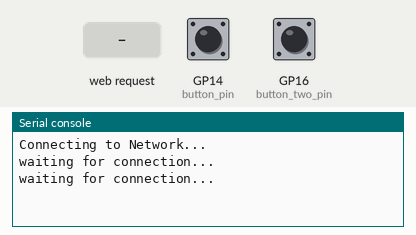
Simulated run of this program. Board: Raspberry Pi Pico running MicroPython. Parts: the last lines printed to the serial console. The inputs (shaded band) are chosen by the test bench; at power-on: GP14 (button_pin) HIGH, GP16 (button_two_pin) HIGH. WiFi joins after 1.5 s.

Above: at 1.2 s.
1.3 s: GP14 (button_pin) pulled LOW for 0.15 s
At 1.9 s:
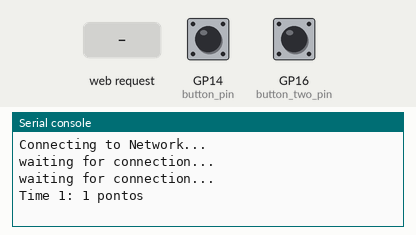
3.5 s: HTTP request GET / received
At 4.7 s:
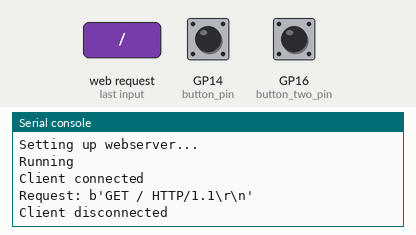
5.0 s: GP16 (button_two_pin) pulled LOW for 0.15 s
At 6.0 s:
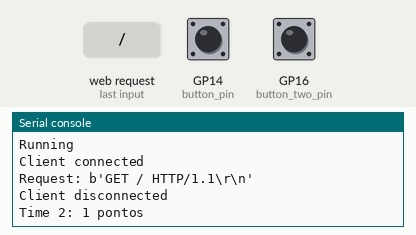
6.6 s: GP14 (button_pin) pulled LOW for 1 s
At 7.2 s:
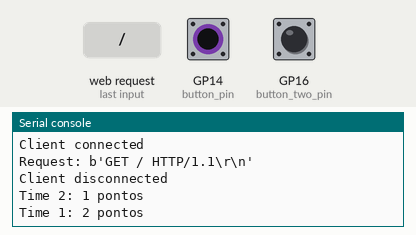
9.1 s: GP16 (button_two_pin) pulled LOW for 1 s
At 10.3 s:
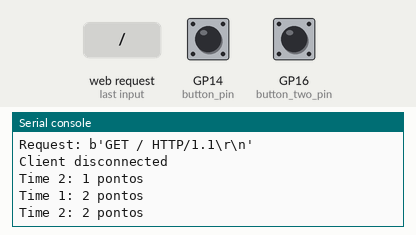

Measured:
- after the input at 1.3 s, the serial console: prints a new line at once (image 1)
- after the input at 3.5 s, the serial console: prints a new line at once (image 2)
- after the input at 5.0 s, the serial console: prints a new line at once (image 3)
- after the input at 6.6 s, the serial console: prints a new line at once (image 4)
- after the input at 9.1 s, the serial console: prints a new line at once (image 5)

The program:

score.py
```python
import network
import socket
import time
import utime

from machine import Pin
import uasyncio as asyncio

button_presses = 0
last_time = 0
old_presses = 0

second_button_presses = 0
second_last_time = 0
second_old_presses = 0

button_pin = machine.Pin(14, machine.Pin.IN, machine.Pin.PULL_UP)
button_two_pin = machine.Pin(16, machine.Pin.IN, machine.Pin.PULL_UP)

ssid = 'ssid'
password = 'password'

def webpage(score, second):

    html = """ <html>
    <head>
    </head>
    <body>
    <center>
    <h1>Time 1: {0}</h1>
    <h1>Time 2: {1}</h1>
    </center>
    </body>
    <script>
            setInterval(() => location.reload(), 500)
        </script>
    </html> """.format(score, second)
    return str(html)

wlan = network.WLAN(network.STA_IF)

def button_pressed_handler(pin):
    global button_presses, last_time, old_presses
    new_time = utime.ticks_ms()

    if (new_time - last_time) > 200:
        button_presses +=1
        last_time = new_time

    if button_presses != old_presses:
        print('Time 1: ' + str(button_presses) + ' pontos')
        old_presses = button_presses

def second_button_pressed_handler(pin):
    global second_button_presses, second_last_time, second_old_presses
    new_time = utime.ticks_ms()

    if (new_time - second_last_time) > 200:
        second_button_presses +=1
        second_last_time = new_time
    if second_button_presses != second_old_presses:
        print('Time 2: ' + str(second_button_presses) + ' pontos')
        second_old_presses = second_button_presses

def connect_to_network():
    wlan.active(True)
    wlan.config(pm = 0xa11140)  # Disable power-save mode
    wlan.connect(ssid, password)

    max_wait = 10
    while max_wait > 0:
        if wlan.status() < 0 or wlan.status() >= 3:
            break
        max_wait -= 1
        print('waiting for connection...')
        time.sleep(1)

    if wlan.status() != 3:
        raise RuntimeError('network connection failed')
    else:
        print('connected')
        status = wlan.ifconfig()
        print('ip = ' + status[0])

async def serve_client(reader, writer):
    global button_presses, second_button_presses
    score = str(button_presses)
    second_score = str(second_button_presses)
    print("Client connected")
    request_line = await reader.readline()
    print("Request:", request_line)
    # We are not interested in HTTP request headers, skip them
    while await reader.readline() != b"\r\n":
        pass

    response = webpage(str(score), str(second_score))
    writer.write('HTTP/1.0 200 OK\r\nContent-type: text/html\r\n\r\n')
    writer.write(response)

    await writer.drain()
    await writer.wait_closed()
    print("Client disconnected")

async def main():
    global button_presses, last_time, old_presses, button_pin
    button_pin.irq(trigger=machine.Pin.IRQ_FALLING, handler = button_pressed_handler)
    button_two_pin.irq(trigger=machine.Pin.IRQ_FALLING, handler = second_button_pressed_handler)
    print('Connecting to Network...')
    connect_to_network()
    print('Setting up webserver...')
    asyncio.create_task(asyncio.start_server(serve_client, "0.0.0.0", 80))
    while True:
        print('Running')
        await asyncio.sleep(10)

try:
    asyncio.run(main())
finally:
    asyncio.new_event_loop()
```
